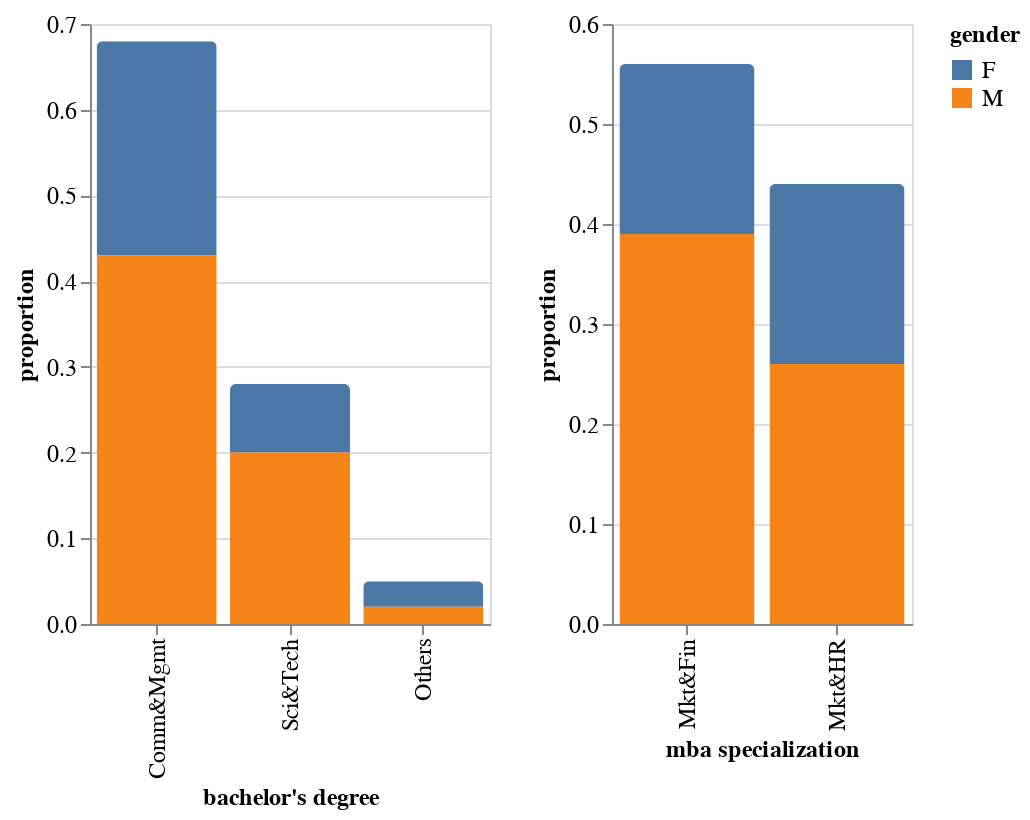

Source (notebook cell):
### Code cell
# proportion of bachelor degree by gender
source1 = recruit.groupby(['degree_t','gender'])[['sl_no']].count().reset_index()
source1['proportion'] = (source1['sl_no']/sum(source1['sl_no'])).round(2)

chart1 = alt.Chart(source1).mark_bar(
    cornerRadiusTopLeft=3,
    cornerRadiusTopRight=3,
).encode(
    alt.X('degree_t:N',sort='-y',title = "bachelor's degree"),
    alt.Y('proportion:Q'),
    color='gender:N'
).properties(
    width=200
)

# proportion of MBA specialization by gender
source2 = recruit.groupby(['specialization','gender'])[['sl_no']].count().reset_index()
source2['proportion'] = (source2['sl_no']/sum(source['sl_no'])).round(2)

chart2 = alt.Chart(source2).mark_bar(
    cornerRadiusTopLeft=3,
    cornerRadiusTopRight=3,
).encode(
    alt.X('specialization:N',sort='-y', title='mba specialization'),
    alt.Y('proportion:Q'),
    color='gender:N'
).properties(
    width=150
)

alt.hconcat(chart1, chart2).configure_title(fontSize=16).configure_axis(
    labelFontSize=12, 
    titleFontSize=12  
).configure_legend(
    labelFontSize=12,
    titleFontSize=12
)

### Figure 1 — Vega-Lite specification as saved in the notebook (floating-point values rounded to 4 significant figures)
{"config": {"view": {"continuousWidth": 400, "continuousHeight": 300}, "axis": {"labelFontSize": 12, "titleFontSize": 12}, "legend": {"labelFontSize": 12, "titleFontSize": 12}, "title": {"fontSize": 16}}, "hconcat": [{"data": {"name": "data-2f8baab624e8e0f65265ca300372111a"}, "mark": {"type": "bar", "cornerRadiusTopLeft": 3, "cornerRadiusTopRight": 3}, "encoding": {"color": {"type": "nominal", "field": "gender"}, "x": {"type": "nominal", "field": "degree_t", "sort": "-y", "title": "bachelor's degree"}, "y": {"type": "quantitative", "field": "proportion"}}, "width": 200}, {"data": {"name": "data-51bbf21a5ab813f097045a7f45b7aa93"}, "mark": {"type": "bar", "cornerRadiusTopLeft": 3, "cornerRadiusTopRight": 3}, "encoding": {"color": {"type": "nominal", "field": "gender"}, "x": {"type": "nominal", "field": "specialization", "sort": "-y", "title": "mba specialization"}, "y": {"type": "quantitative", "field": "proportion"}}, "width": 150}], "$schema": "https://vega.github.io/schema/vega-lite/v4.8.1.json", "datasets": {"data-2f8baab624e8e0f65265ca300372111a": [{"degree_t": "Comm&Mgmt", "gender": "F", "sl_no": 53, "proportion": 0.25}, {"degree_t": "Comm&Mgmt", "gender": "M", "sl_no": 92, "proportion": 0.43}, {"degree_t": "Others", "gender": "F", "sl_no": 6, "proportion": 0.03}, {"degree_t": "Others", "gender": "M", "sl_no": 5, "proportion": 0.02}, {"degree_t": "Sci&Tech", "gender": "F", "sl_no": 17, "proportion": 0.08}, {"degree_t": "Sci&Tech", "gender": "M", "sl_no": 42, "proportion": 0.2}], "data-51bbf21a5ab813f097045a7f45b7aa93": [{"specialization": "Mkt&Fin", "gender": "F", "sl_no": 37, "proportion": 0.17}, {"specialization": "Mkt&Fin", "gender": "M", "sl_no": 83, "proportion": 0.39}, {"specialization": "Mkt&HR", "gender": "F", "sl_no": 39, "proportion": 0.18}, {"specialization": "Mkt&HR", "gender": "M", "sl_no": 56, "proportion": 0.26}]}}
